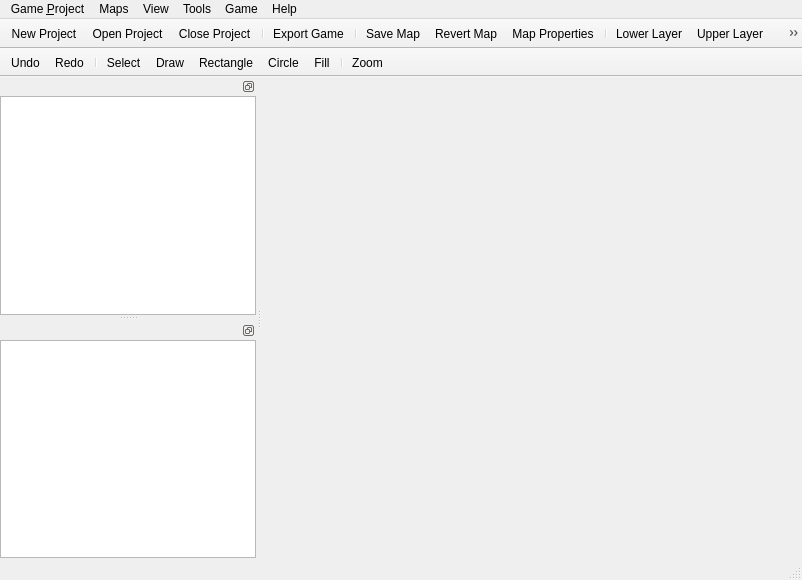
<?xml version="1.0" encoding="UTF-8"?>
<ui version="4.0">
 <class>MainWindow</class>
 <widget class="QMainWindow" name="MainWindow">
  <property name="geometry">
   <rect>
    <x>0</x>
    <y>0</y>
    <width>802</width>
    <height>580</height>
   </rect>
  </property>
  <property name="windowTitle">
   <string>EasyRPG Editor</string>
  </property>
  <property name="windowIcon">
   <iconset>
    <normaloff>:/app/easyrpg.png</normaloff>:/app/easyrpg.png</iconset>
  </property>
  <widget class="QWidget" name="centralWidget">
   <layout class="QHBoxLayout" name="layoutCentral">
    <property name="leftMargin">
     <number>0</number>
    </property>
    <property name="topMargin">
     <number>0</number>
    </property>
    <property name="rightMargin">
     <number>0</number>
    </property>
    <property name="bottomMargin">
     <number>0</number>
    </property>
    <item>
     <widget class="QTabWidget" name="tabMap">
      <property name="documentMode">
       <bool>true</bool>
      </property>
      <property name="tabsClosable">
       <bool>true</bool>
      </property>
      <property name="movable">
       <bool>true</bool>
      </property>
     </widget>
    </item>
   </layout>
  </widget>
  <widget class="QMenuBar" name="menuBar">
   <property name="geometry">
    <rect>
     <x>0</x>
     <y>0</y>
     <width>802</width>
     <height>30</height>
    </rect>
   </property>
   <widget class="QMenu" name="menuGame">
    <property name="title">
     <string>Game &amp;Project</string>
    </property>
    <addaction name="actionProjectNew"/>
    <addaction name="actionProjectOpen"/>
    <addaction name="actionProjectClose"/>
    <addaction name="separator"/>
    <addaction name="actionProjectSettings"/>
    <addaction name="actionGameDiskCreate"/>
    <addaction name="actionProjectConvert2003"/>
    <addaction name="separator"/>
    <addaction name="actionProjectImport"/>
    <addaction name="separator"/>
    <addaction name="actionQuit"/>
   </widget>
   <widget class="QMenu" name="menuMaps">
    <property name="title">
     <string>Maps</string>
    </property>
    <addaction name="actionUndo"/>
    <addaction name="actionRedo"/>
    <addaction name="separator"/>
    <addaction name="actionMapSave"/>
    <addaction name="actionMapSaveAll"/>
    <addaction name="actionMapRevert"/>
    <addaction name="separator"/>
    <addaction name="actionLayerLower"/>
    <addaction name="actionLayerUpper"/>
    <addaction name="actionLayerEvents"/>
    <addaction name="separator"/>
    <widget class="QMenu" name="menuMapZoom">
     <property name="title">
      <string>Map &amp;Zoom</string>
     </property>
     <addaction name="actionZoom1_1"/>
     <addaction name="actionZoom1_2"/>
     <addaction name="actionZoom1_4"/>
     <addaction name="actionZoom1_8"/>
    </widget>
    <addaction name="menuMapZoom"/>
    <addaction name="actionZoom100"/>
    <addaction name="actionZoomIn"/>
    <addaction name="actionZoomOut"/>
   </widget>
   <widget class="QMenu" name="menuTools">
    <property name="title">
     <string>Tools</string>
    </property>
    <addaction name="actionDatabase"/>
    <addaction name="actionResourceManager"/>
    <addaction name="actionJukebox"/>
    <addaction name="actionSearch"/>
    <addaction name="actionScriptEditor"/>
    <addaction name="separator"/>
    <addaction name="actionSettings"/>
   </widget>
   <widget class="QMenu" name="menuGame2">
    <property name="title">
     <string>Game</string>
    </property>
    <addaction name="actionPlayTest"/>
    <addaction name="actionPlayTestOptions"/>
    <addaction name="separator"/>
    <addaction name="actionFullScreenToggle"/>
    <addaction name="actionTitleBackgroundToggle"/>
   </widget>
   <widget class="QMenu" name="menuHelp">
    <property name="title">
     <string>Help</string>
    </property>
    <addaction name="actionContents"/>
    <addaction name="separator"/>
    <addaction name="actionAbout"/>
   </widget>
   <widget class="QMenu" name="menuView">
    <property name="title">
     <string>View</string>
    </property>
    <addaction name="actionPaletteToggle"/>
    <addaction name="actionMapTreeToggle"/>
   </widget>
   <addaction name="menuGame"/>
   <addaction name="menuMaps"/>
   <addaction name="menuView"/>
   <addaction name="menuTools"/>
   <addaction name="menuGame2"/>
   <addaction name="menuHelp"/>
  </widget>
  <widget class="QToolBar" name="mainToolBar">
   <property name="iconSize">
    <size>
     <width>16</width>
     <height>16</height>
    </size>
   </property>
   <property name="movable">
    <bool>false</bool>
   </property>
   <property name="floatable">
    <bool>false</bool>
   </property>
   <attribute name="toolBarArea">
    <enum>TopToolBarArea</enum>
   </attribute>
   <attribute name="toolBarBreak">
    <bool>false</bool>
   </attribute>
   <addaction name="actionProjectNew"/>
   <addaction name="actionProjectOpen"/>
   <addaction name="actionProjectClose"/>
   <addaction name="separator"/>
   <addaction name="actionGameDiskCreate"/>
   <addaction name="separator"/>
   <addaction name="actionMapSave"/>
   <addaction name="actionMapRevert"/>
   <addaction name="actionMapProperties"/>
   <addaction name="separator"/>
   <addaction name="actionLayerLower"/>
   <addaction name="actionLayerUpper"/>
   <addaction name="actionLayerEvents"/>
   <addaction name="separator"/>
   <addaction name="actionZoomIn"/>
   <addaction name="actionZoomOut"/>
   <addaction name="actionZoom100"/>
   <addaction name="actionZoom1_1"/>
   <addaction name="actionZoom1_2"/>
   <addaction name="actionZoom1_4"/>
   <addaction name="actionZoom1_8"/>
   <addaction name="separator"/>
   <addaction name="actionPaletteToggle"/>
   <addaction name="actionMapTreeToggle"/>
   <addaction name="actionJukebox"/>
   <addaction name="separator"/>
   <addaction name="actionDatabase"/>
   <addaction name="actionScriptEditor"/>
   <addaction name="actionResourceManager"/>
   <addaction name="actionSearch"/>
   <addaction name="separator"/>
   <addaction name="actionPlayTest"/>
   <addaction name="actionFullScreenToggle"/>
   <addaction name="actionTitleBackgroundToggle"/>
   <addaction name="separator"/>
   <addaction name="actionContents"/>
   <addaction name="separator"/>
  </widget>
  <widget class="QStatusBar" name="statusBar"/>
  <widget class="QDockWidget" name="dockPalette">
   <property name="features">
    <set>QDockWidget::DockWidgetFeature::DockWidgetFloatable|QDockWidget::DockWidgetFeature::DockWidgetMovable</set>
   </property>
   <attribute name="dockWidgetArea">
    <number>1</number>
   </attribute>
   <widget class="QWidget" name="dockWidgetContents">
    <layout class="QVBoxLayout" name="layoutDock">
     <property name="spacing">
      <number>0</number>
     </property>
     <property name="leftMargin">
      <number>0</number>
     </property>
     <property name="topMargin">
      <number>0</number>
     </property>
     <property name="rightMargin">
      <number>0</number>
     </property>
     <property name="bottomMargin">
      <number>0</number>
     </property>
     <item>
      <widget class="QWidget" name="widgetBar" native="true">
       <layout class="QVBoxLayout" name="layoutBar">
        <property name="spacing">
         <number>0</number>
        </property>
        <property name="leftMargin">
         <number>0</number>
        </property>
        <property name="topMargin">
         <number>0</number>
        </property>
        <property name="rightMargin">
         <number>0</number>
        </property>
        <property name="bottomMargin">
         <number>0</number>
        </property>
       </layout>
      </widget>
     </item>
     <item>
      <widget class="QGraphicsView" name="graphicsPalette"/>
     </item>
    </layout>
   </widget>
  </widget>
  <widget class="QDockWidget" name="dockMapTree">
   <property name="features">
    <set>QDockWidget::DockWidgetFeature::DockWidgetFloatable|QDockWidget::DockWidgetFeature::DockWidgetMovable</set>
   </property>
   <property name="allowedAreas">
    <set>Qt::DockWidgetArea::LeftDockWidgetArea|Qt::DockWidgetArea::RightDockWidgetArea</set>
   </property>
   <attribute name="dockWidgetArea">
    <number>1</number>
   </attribute>
   <widget class="QWidget" name="dockWidgetContents2">
    <layout class="QVBoxLayout" name="layoutDock2">
     <property name="spacing">
      <number>0</number>
     </property>
     <property name="leftMargin">
      <number>0</number>
     </property>
     <property name="topMargin">
      <number>0</number>
     </property>
     <property name="rightMargin">
      <number>0</number>
     </property>
     <property name="bottomMargin">
      <number>0</number>
     </property>
     <item>
      <widget class="QTreeWidget" name="treeMap">
       <property name="expandsOnDoubleClick">
        <bool>false</bool>
       </property>
       <attribute name="headerVisible">
        <bool>false</bool>
       </attribute>
       <column>
        <property name="text">
         <string>Map Name</string>
        </property>
       </column>
       <column>
        <property name="text">
         <string>Map ID</string>
        </property>
       </column>
      </widget>
     </item>
    </layout>
   </widget>
  </widget>
  <widget class="QToolBar" name="toolBar">
   <property name="iconSize">
    <size>
     <width>16</width>
     <height>16</height>
    </size>
   </property>
   <property name="minimumSize">
    <size>
     <width>196</width>
     <height>0</height>
    </size>
   </property>
   <property name="windowTitle">
    <string>Toolbar</string>
   </property>
   <property name="movable">
    <bool>false</bool>
   </property>
   <attribute name="toolBarArea">
    <enum>TopToolBarArea</enum>
   </attribute>
   <attribute name="toolBarBreak">
    <bool>true</bool>
   </attribute>
   <addaction name="actionUndo"/>
   <addaction name="actionRedo"/>
   <addaction name="separator"/>
   <addaction name="actionDrawSelect"/>
   <addaction name="actionDrawPen"/>
   <addaction name="actionDrawRectangle"/>
   <addaction name="actionDrawCircle"/>
   <addaction name="actionDrawFill"/>
   <addaction name="separator"/>
   <addaction name="actionZoom"/>
  </widget>
  <action name="actionProjectOpen">
   <property name="text">
    <string>&amp;Open Project</string>
   </property>
   <property name="statusTip">
    <string>Open an existing Game Project</string>
   </property>
   <property name="shortcut">
    <string>Ctrl+O</string>
   </property>
  </action>
  <action name="actionProjectNew">
   <property name="text">
    <string>&amp;New Project</string>
   </property>
   <property name="statusTip">
    <string>Create a new Game Project</string>
   </property>
   <property name="shortcut">
    <string>Ctrl+N</string>
   </property>
  </action>
  <action name="actionProjectClose">
   <property name="text">
    <string>&amp;Close Project</string>
   </property>
   <property name="statusTip">
    <string>Close current opened Game Project</string>
   </property>
  </action>
  <action name="actionGameDiskCreate">
   <property name="text">
    <string>Export &amp;Game...</string>
   </property>
   <property name="statusTip">
    <string>Export the game for Windows, macOS, Linux and the web (RPG Maker's Create Gamedisk)</string>
   </property>
  </action>
  <action name="actionQuit">
   <property name="text">
    <string>&amp;Quit</string>
   </property>
   <property name="statusTip">
    <string>Quit EasyRPG Editor</string>
   </property>
  </action>
  <action name="actionMapSave">
   <property name="text">
    <string>&amp;Save Map</string>
   </property>
   <property name="toolTip">
    <string>Save current Map</string>
   </property>
   <property name="statusTip">
    <string>Save all changes done in current Map</string>
   </property>
   <property name="shortcut">
    <string>Ctrl+S</string>
   </property>
  </action>
  <action name="actionMapRevert">
   <property name="text">
    <string>&amp;Revert Map</string>
   </property>
   <property name="toolTip">
    <string>Revert current Map</string>
   </property>
   <property name="statusTip">
    <string>Revert changes on current Map</string>
   </property>
   <property name="shortcut">
    <string>Ctrl+R</string>
   </property>
  </action>
  <action name="actionLayerLower">
   <property name="checkable">
    <bool>true</bool>
   </property>
   <property name="text">
    <string>&amp;Lower Layer</string>
   </property>
   <property name="statusTip">
    <string>Edit lower layer mode</string>
   </property>
   <property name="shortcut">
    <string>F5</string>
   </property>
  </action>
  <action name="actionLayerUpper">
   <property name="checkable">
    <bool>true</bool>
   </property>
   <property name="text">
    <string>&amp;Upper Layer</string>
   </property>
   <property name="statusTip">
    <string>Edit upper layer mode</string>
   </property>
   <property name="shortcut">
    <string>F6</string>
   </property>
  </action>
  <action name="actionLayerEvents">
   <property name="checkable">
    <bool>true</bool>
   </property>
   <property name="text">
    <string>&amp;Events</string>
   </property>
   <property name="statusTip">
    <string>Edit events mode</string>
   </property>
   <property name="shortcut">
    <string>F7</string>
   </property>
  </action>
  <action name="actionZoom100">
   <property name="text">
    <string>&amp;Normal Size (1/2)</string>
   </property>
   <property name="toolTip">
    <string>Normal size (1/2)</string>
   </property>
   <property name="statusTip">
    <string>Back to the normal size of the map, as maps open (1/2)</string>
   </property>
  </action>
  <action name="actionZoomIn">
   <property name="text">
    <string>Zoom &amp;In</string>
   </property>
   <property name="toolTip">
    <string>Zoom In</string>
   </property>
   <property name="statusTip">
    <string>Zoom In</string>
   </property>
   <property name="shortcut">
    <string>+</string>
   </property>
  </action>
  <action name="actionZoomOut">
   <property name="text">
    <string>Zoom &amp;Out</string>
   </property>
   <property name="toolTip">
    <string>Zoom Out</string>
   </property>
   <property name="statusTip">
    <string>Zoom Out</string>
   </property>
   <property name="shortcut">
    <string>-</string>
   </property>
  </action>
  <action name="actionDatabase">
   <property name="text">
    <string>Database</string>
   </property>
   <property name="statusTip">
    <string>Open Database editor</string>
   </property>
   <property name="shortcut">
    <string>F8</string>
   </property>
  </action>
  <action name="actionResourceManager">
   <property name="text">
    <string>Resource Manager</string>
   </property>
   <property name="statusTip">
    <string>Open Resource Manager</string>
   </property>
  </action>
  <action name="actionJukebox">
   <property name="text">
    <string>Jukebox</string>
   </property>
   <property name="statusTip">
    <string>Play music while you work</string>
   </property>
  </action>
  <action name="actionSearch">
   <property name="text">
    <string>Search</string>
   </property>
   <property name="statusTip">
    <string>Search inside your Game Project</string>
   </property>
  </action>
  <action name="actionPlayTest">
   <property name="text">
    <string>&amp;Test Play</string>
   </property>
   <property name="statusTip">
    <string>Test your Game</string>
   </property>
   <property name="shortcut">
    <string>F9</string>
   </property>
  </action>
  <action name="actionFullScreenToggle">
   <property name="checkable">
    <bool>true</bool>
   </property>
   <property name="text">
    <string>&amp;Full Screen</string>
   </property>
   <property name="statusTip">
    <string>Test game in fullscreen mode</string>
   </property>
  </action>
  <action name="actionTitleBackgroundToggle">
   <property name="checkable">
    <bool>true</bool>
   </property>
   <property name="text">
    <string>Show &amp;Title Background</string>
   </property>
   <property name="statusTip">
    <string>Show title screen's background on Play Test</string>
   </property>
  </action>
  <action name="actionContents">
   <property name="text">
    <string>&amp;Contents</string>
   </property>
   <property name="statusTip">
    <string>View Help contents</string>
   </property>
  </action>
  <action name="actionAbout">
   <property name="text">
    <string>&amp;About EasyRPG Editor</string>
   </property>
   <property name="statusTip">
    <string>About EasyRPG Editor</string>
   </property>
   <property name="menuRole">
    <enum>QAction::MenuRole::AboutRole</enum>
   </property>
  </action>
  <action name="actionScriptEditor">
   <property name="text">
    <string>&amp;Script Editor</string>
   </property>
   <property name="statusTip">
    <string>Open Script Editor</string>
   </property>
   <property name="visible">
    <bool>false</bool>
   </property>
  </action>
  <action name="actionPaletteToggle">
   <property name="checkable">
    <bool>true</bool>
   </property>
   <property name="checked">
    <bool>true</bool>
   </property>
   <property name="text">
    <string>Palette</string>
   </property>
   <property name="statusTip">
    <string>Show/Hide palette window</string>
   </property>
  </action>
  <action name="actionMapTreeToggle">
   <property name="checkable">
    <bool>true</bool>
   </property>
   <property name="checked">
    <bool>true</bool>
   </property>
   <property name="text">
    <string>Map Tree</string>
   </property>
   <property name="statusTip">
    <string>Show/Hide Map Tree window</string>
   </property>
  </action>
  <action name="actionUndo">
   <property name="text">
    <string>Undo</string>
   </property>
   <property name="statusTip">
    <string>Undo the last action</string>
   </property>
   <property name="toolTip">
    <string>Undo last action</string>
   </property>
  </action>
  <action name="actionRedo">
   <property name="text">
    <string>Redo</string>
   </property>
   <property name="statusTip">
    <string>Redo the last action undone</string>
   </property>
   <property name="toolTip">
    <string>Redo the last action undone</string>
   </property>
  </action>
  <action name="actionMapSaveAll">
   <property name="text">
    <string>Save All Maps</string>
   </property>
   <property name="statusTip">
    <string>Save the changes of every open map</string>
   </property>
   <property name="shortcut">
    <string>Ctrl+Shift+S</string>
   </property>
  </action>
  <action name="actionProjectSettings">
   <property name="text">
    <string>Project Settings...</string>
   </property>
   <property name="statusTip">
    <string>The folder, title, engine, text encoding and patches of the game</string>
   </property>
  </action>
  <action name="actionProjectConvert2003">
   <property name="text">
    <string>Convert to RPG Maker 2003...</string>
   </property>
   <property name="statusTip">
    <string>Convert this RPG Maker 2000 project to the format of RPG Maker 2003</string>
   </property>
  </action>
  <action name="actionSettings">
   <property name="text">
    <string>Settings...</string>
   </property>
   <property name="statusTip">
    <string>Language, paths, reloading of changed files and appearance of the Editor</string>
   </property>
   <property name="menuRole">
    <enum>QAction::MenuRole::PreferencesRole</enum>
   </property>
  </action>
  <action name="actionDrawSelect">
   <property name="checkable">
    <bool>true</bool>
   </property>
   <property name="text">
    <string>Select</string>
   </property>
   <property name="statusTip">
    <string>Select map elements</string>
   </property>
   <property name="toolTip">
    <string>Select map elements</string>
   </property>
   <property name="shortcut">
    <string>6</string>
   </property>
  </action>
  <action name="actionZoom">
   <property name="checkable">
    <bool>true</bool>
   </property>
   <property name="text">
    <string>Zoom</string>
   </property>
   <property name="statusTip">
    <string>Zoom using the mouse buttons</string>
   </property>
   <property name="toolTip">
    <string>Zoom in and out</string>
   </property>
   <property name="shortcut">
    <string>1</string>
   </property>
  </action>
  <action name="actionDrawPen">
   <property name="checkable">
    <bool>true</bool>
   </property>
   <property name="text">
    <string>Draw</string>
   </property>
   <property name="statusTip">
    <string>Place map elements freehand</string>
   </property>
   <property name="toolTip">
    <string>Draw in the map with a pen</string>
   </property>
   <property name="shortcut">
    <string>2</string>
   </property>
  </action>
  <action name="actionDrawRectangle">
   <property name="checkable">
    <bool>true</bool>
   </property>
   <property name="text">
    <string>Rectangle</string>
   </property>
   <property name="statusTip">
    <string>Place map elements in a rectangular pattern</string>
   </property>
   <property name="toolTip">
    <string>Draw in the map with a rectangle tool</string>
   </property>
   <property name="shortcut">
    <string>3</string>
   </property>
  </action>
  <action name="actionDrawCircle">
   <property name="checkable">
    <bool>true</bool>
   </property>
   <property name="text">
    <string>Circle</string>
   </property>
   <property name="statusTip">
    <string>Place map elements in an elliptical pattern</string>
   </property>
   <property name="toolTip">
    <string>Draw in a map with a circle tool</string>
   </property>
   <property name="shortcut">
    <string>4</string>
   </property>
  </action>
  <action name="actionDrawFill">
   <property name="checkable">
    <bool>true</bool>
   </property>
   <property name="text">
    <string>Fill</string>
   </property>
   <property name="statusTip">
    <string>Flood fill map elements</string>
   </property>
   <property name="toolTip">
    <string>Draw in the map with a fill tool</string>
   </property>
   <property name="shortcut">
    <string>5</string>
   </property>
  </action>
  <action name="actionProjectImport">
   <property name="text">
    <string>&amp;Import Project to Workspace...</string>
   </property>
  </action>
  <action name="actionMapProperties">
   <property name="text">
    <string>Map Properties</string>
   </property>
   <property name="statusTip">
    <string>Edit map properties</string>
   </property>
   <property name="toolTip">
    <string>Edit map properties</string>
   </property>
  </action>
  <action name="actionMapNew">
   <property name="text">
    <string>New Map</string>
   </property>
   <property name="statusTip">
    <string>Create a new map and add it as child of the current map.</string>
   </property>
   <property name="toolTip">
    <string>Create a new map and add it as child of the current map.</string>
   </property>
  </action>
  <action name="actionMapCopy">
   <property name="text">
    <string>Copy Map</string>
   </property>
   <property name="statusTip">
    <string>Copy selected map.</string>
   </property>
   <property name="toolTip">
    <string>Copy selected map.</string>
   </property>
     <property name="shortcut">
    <string>Ctrl+C</string>
   </property>
   <property name="shortcutContext">
    <enum>Qt::WidgetWithChildrenShortcut</enum>
   </property>
  </action>
  <action name="actionMapPaste">
   <property name="text">
    <string>Paste Map</string>
   </property>
   <property name="statusTip">
    <string>Paste current copied map as children of the selected map.</string>
   </property>
   <property name="toolTip">
    <string>Paste current copied map as children of the selected map.</string>
   </property>
     <property name="shortcut">
    <string>Ctrl+V</string>
   </property>
   <property name="shortcutContext">
    <enum>Qt::WidgetWithChildrenShortcut</enum>
   </property>
  </action>
  <action name="actionMapDelete">
   <property name="text">
    <string>Delete Map</string>
   </property>
   <property name="statusTip">
    <string>Delete selected map.</string>
   </property>
   <property name="toolTip">
    <string>Delete selected map.</string>
   </property>
     <property name="shortcut">
    <string>Del</string>
   </property>
   <property name="shortcutContext">
    <enum>Qt::WidgetWithChildrenShortcut</enum>
   </property>
  </action>
  <action name="actionAreaNew">
   <property name="text">
    <string>Create Area</string>
   </property>
   <property name="toolTip">
    <string>Create an area (a region with its own encounters) on the selected map.</string>
   </property>
  </action>
  <action name="actionAreaProperties">
   <property name="text">
    <string>Area Properties</string>
   </property>
  </action>
  <action name="actionAreaDelete">
   <property name="text">
    <string>Delete Area</string>
   </property>
   <property name="shortcut">
    <string>Del</string>
   </property>
   <property name="shortcutContext">
    <enum>Qt::WidgetWithChildrenShortcut</enum>
   </property>
  </action>
  <action name="actionMapGenerateDungeon">
   <property name="text">
    <string>Generate Dungeon...</string>
   </property>
   <property name="toolTip">
    <string>Create a new map with the dungeon generator settings of the selected map.</string>
   </property>
  </action>
  <action name="actionMapShift">
   <property name="text">
    <string>Shift Map</string>
   </property>
   <property name="toolTip">
    <string>Move all the tiles and events of the selected map.</string>
   </property>
   <property name="shortcut">
    <string>Ctrl+H</string>
   </property>
   <property name="shortcutContext">
    <enum>Qt::WidgetWithChildrenShortcut</enum>
   </property>
  </action>
  <action name="actionPlayTestOptions">
   <property name="text">
    <string>Test Play &amp;Options...</string>
   </property>
   <property name="toolTip">
    <string>Test the game with a play mode, start position or party</string>
   </property>
  </action>
  <action name="actionZoom1_1">
   <property name="checkable">
    <bool>true</bool>
   </property>
   <property name="text">
    <string>1/1 Ratio</string>
   </property>
   <property name="iconText">
    <string>1/1</string>
   </property>
   <property name="toolTip">
    <string>1/1 Ratio</string>
   </property>
   <property name="statusTip">
    <string>Edit at a 1/1 view ratio</string>
   </property>
  </action>
  <action name="actionZoom1_2">
   <property name="checkable">
    <bool>true</bool>
   </property>
   <property name="text">
    <string>1/2 Ratio</string>
   </property>
   <property name="iconText">
    <string>1/2</string>
   </property>
   <property name="toolTip">
    <string>1/2 Ratio</string>
   </property>
   <property name="statusTip">
    <string>Edit at a 1/2 view ratio</string>
   </property>
  </action>
  <action name="actionZoom1_4">
   <property name="checkable">
    <bool>true</bool>
   </property>
   <property name="text">
    <string>1/4 Ratio</string>
   </property>
   <property name="iconText">
    <string>1/4</string>
   </property>
   <property name="toolTip">
    <string>1/4 Ratio</string>
   </property>
   <property name="statusTip">
    <string>Edit at a 1/4 view ratio</string>
   </property>
  </action>
  <action name="actionZoom1_8">
   <property name="checkable">
    <bool>true</bool>
   </property>
   <property name="text">
    <string>1/8 Ratio</string>
   </property>
   <property name="iconText">
    <string>1/8</string>
   </property>
   <property name="toolTip">
    <string>1/8 Ratio</string>
   </property>
   <property name="statusTip">
    <string>Edit at a 1/8 view ratio</string>
   </property>
  </action>
 </widget>
 <layoutdefault spacing="6" margin="11"/>
 <resources/>
 <connections/>
</ui>
